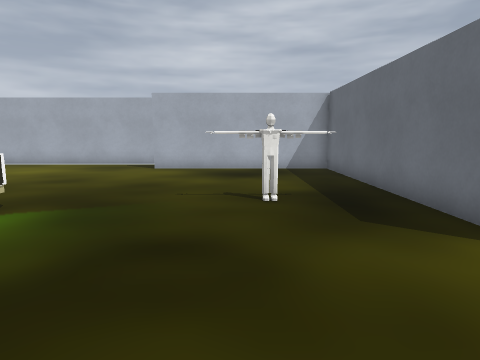
[1] (above)

14 first-person views from a walk through a 3-D level made in the Godot game engine. The camera is 1.3 m above the floor, tilts 8° down and sees 75° across. The floor is counted in squares, 1 m on a side. Each view is taken from the middle of a square. On the plan, view 1 faces up. The plan holds only what a view shows up to about 14 squares ahead; the rest is blank. Some surface patterns are stand-ins.

[2]
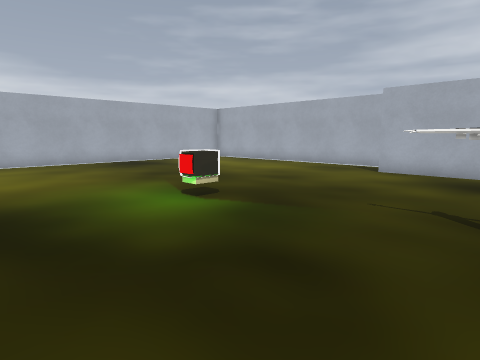

[3]
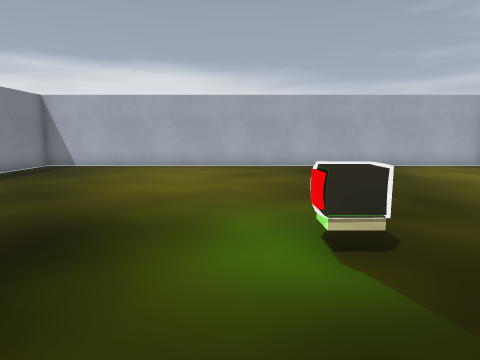

[4]
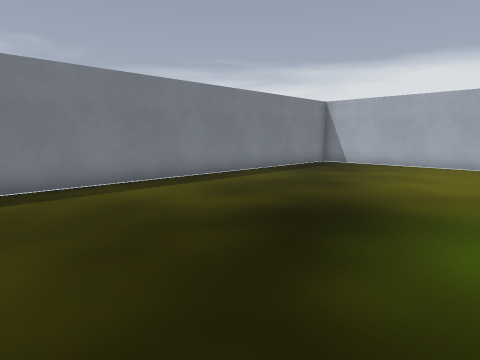

[5]
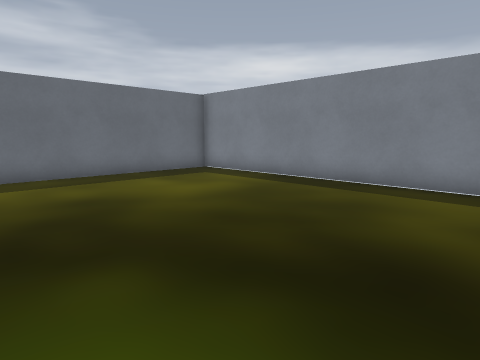

[6]
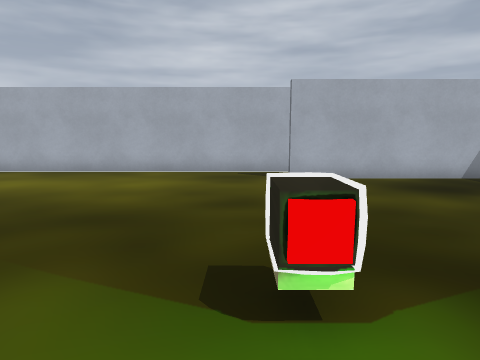

[7]
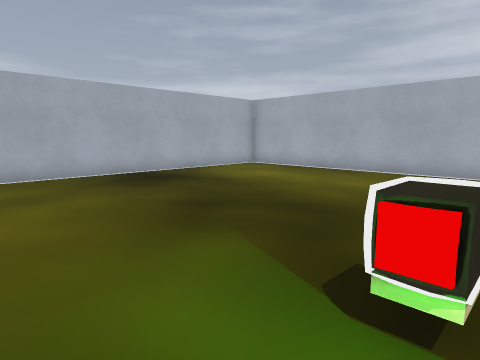

[8]
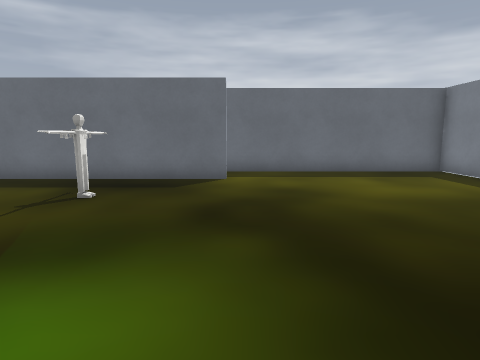

[9]
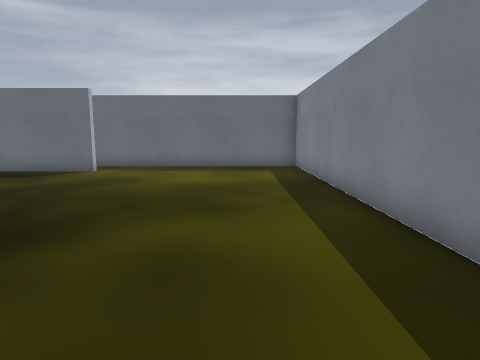

[10]
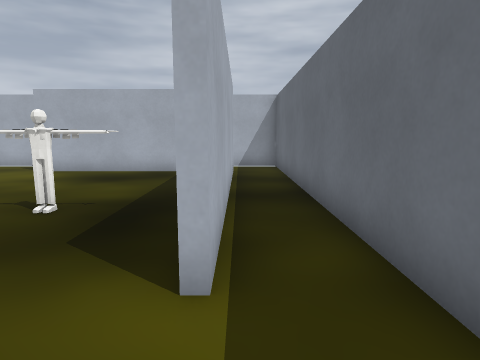

[11]
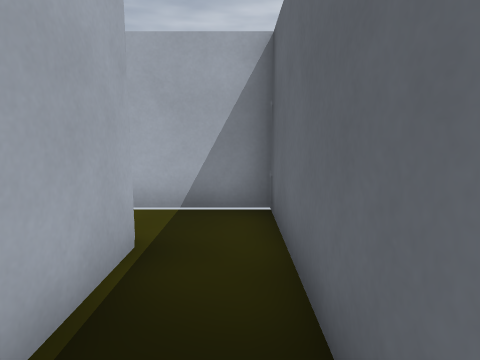

[12]
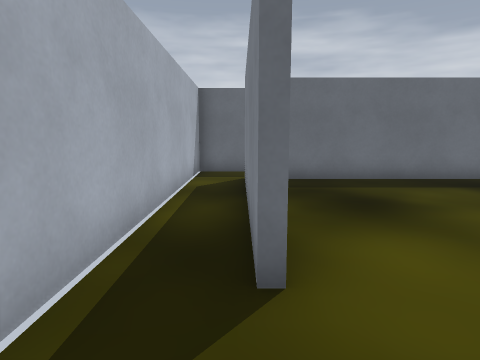

[13]
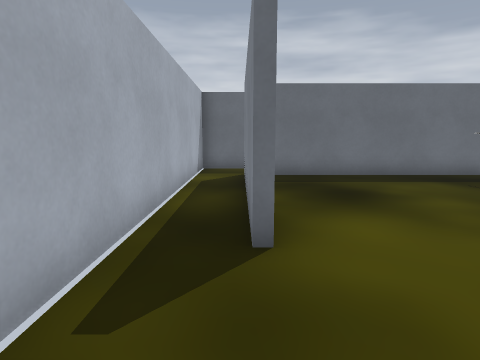

[14]
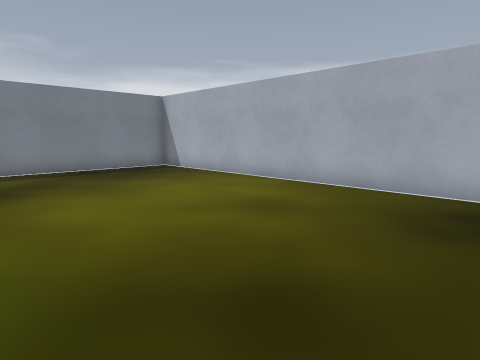

### Floor plan
Key: @ floor where view 1 was taken; # wall or solid block; . floor; T thing the floor can be seen under or through; E terminal.
Columns run from 15 left of view 1 to 6 right of it. Each row starts with its distance up from view 1.
 15 ######################
 14 #....................#
 13 #...........########.#
 12 #..................#.#
 11 #..................#.#
 10 #..................#.#
  9 #..................#.#
  8 #..................#.#
  7 #..................#.#
  6 #..............TTT.#.#
  5 #.........EE.......#.#
  4 #..................#.#
  3 #....................#
  2 #....................#
  1 #....................#
  0 #..............@.....#
 -1 #....................#
 -2 #....................#
 -3 #....................#
 -4 #....................#
 -5 ######################

Where each view was taken, in squares from view 1:
view 1: 0 up, 0 right, facing up
view 2: 1 up, 1 right, facing up-left
view 3: 4 up, 1 left, facing left
view 4: 4 up, 0 right, facing down-left
view 5: 4 up, 5 left, facing down-right
view 6: 3 up, 5 left, facing up
view 7: 3 up, 4 left, facing up-left
view 8: 3 up, 6 left, facing right
view 9: 2 down, 8 left, facing right
view 10: 1 up, 4 right, facing up
view 11: 9 up, 5 right, facing up
view 12: 13 up, 6 left, facing right
view 13: 13 up, 7 left, facing right
view 14: 8 up, 7 left, facing down-left
